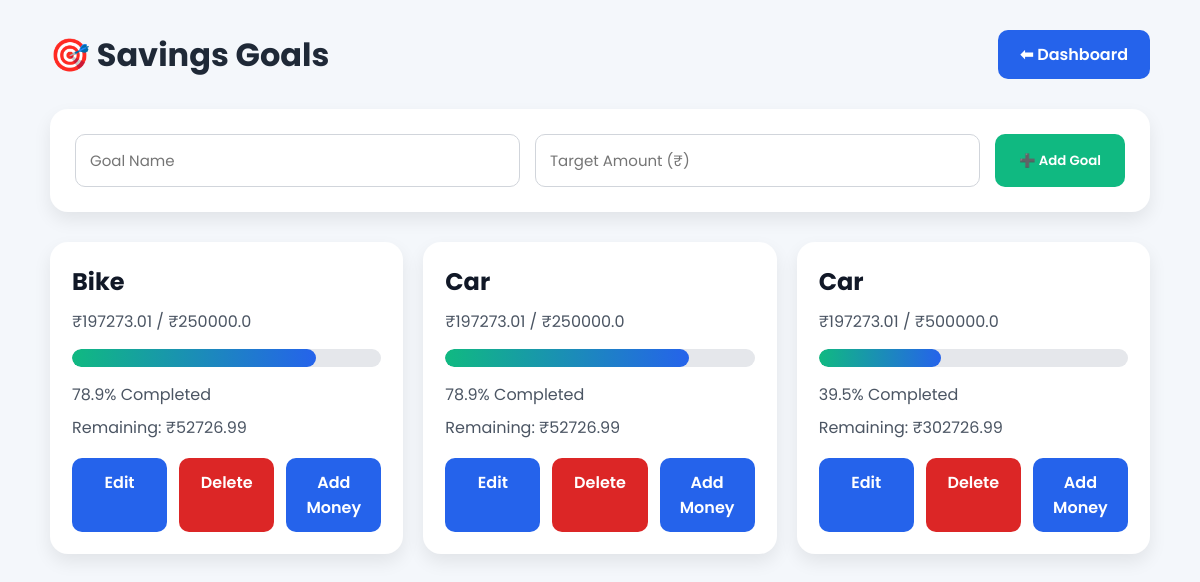
The app's page /savings-goals (signed in) with its own data.
### models/savings_goal.py (models this page shows)
class SavingsGoal(db.Model):
    __tablename__ = "savings_goals"
    id = db.Column(db.Integer, primary_key=True)
    user_id = db.Column(
        db.Integer,
        db.ForeignKey("users.id"),
        nullable=False
    )
    title = db.Column(
        db.String(100),
        nullable=False
    )
    target_amount = db.Column(
        db.Float,
        nullable=False
    )
    saved_amount = db.Column(db.Float, default=0)
    created_at = db.Column(
        db.DateTime,
        server_default=db.func.now()
    )

### app.py (the view, shortened to what this page needs)
@app.route("/savings-goals", methods=["GET", "POST"])
def savings_goals():
    if "user_id" not in session:
        return redirect(url_for("login"))
    user_id = session["user_id"]
    goals = SavingsGoal.query.filter_by(
        user_id=user_id
    ).all()
    income = db.session.query(
        db.func.sum(Transaction.amount)
    ).filter_by(
        user_id=user_id,
        type="Income"
    ).scalar() or 0
    expense = db.session.query(
        db.func.sum(Transaction.amount)
    ).filter_by(
        user_id=user_id,
        type="Expense"
    ).scalar() or 0
    savings = income - expense
    for goal in goals:
        if savings >= goal.target_amount:
            notifications.append({
            "icon": "🎯",
            "message": f"You achieved your goal: {goal.title}"
        })
    return render_template(
        "savings_goals.html",
        goals=goals,
        savings=savings
    )

### templates/savings_goals.html (shortened to what this page needs)
<!DOCTYPE html>
<html lang="en">
<head>
<link rel="stylesheet"
href="{{ url_for('static',
filename='css/savings_goals.css') }}">
</head>
<body>
<div class="container">
<div class="header">
<h1>🎯 Savings Goals</h1>
<a href="{{ url_for('dashboard') }}"
class="back-btn">
⬅ Dashboard
</a>
</div>
<div class="goal-form">
<form method="POST">
<input
type="text"
name="title"
placeholder="Goal Name"
required>
<input
type="number"
step="0.01"
name="target_amount"
placeholder="Target Amount (₹)"
required>
<button type="submit">
➕ Add Goal
</button>
</form>
</div>
<div class="goals">
{% for goal in goals %}
{% set progress=(savings/goal.target_amount)*100 %}
{% if progress>100 %}
{% set progress=100 %}
{% endif %}
<div class="goal-card">
<h2>
{{ goal.title }}
</h2>
<p>
₹{{ savings }}
/
₹{{ goal.target_amount }}
</p>
<div class="progress">
<div
class="progress-bar"
style="width:{{ progress }}%;">
</div>
</div>
<p>
{{ "%.1f"|format(progress) }}%
Completed
</p>
{% if progress>=100 %}
<div class="success">
🎉 Goal Achieved!
</div>
{% else %}
<p>
Remaining:
₹{{ "%.2f"|format(goal.target_amount-savings) }}
</p>
{% endif %}
<div class="goal-actions">
<a
href="{{ url_for('edit_goal', id=goal.id) }}"
class="edit-btn">
 Edit
</a>
<a
href="{{ url_for('delete_goal', id=goal.id) }}"
class="delete-btn"
onclick="return confirm('Delete this goal?')">
 Delete
</a>
<a href="{{ url_for('add_money_to_goal', id=goal.id) }}"
class="edit-btn">
  Add Money
</a>
</div>
</div>
{% endfor %}
</div>
</div>
</body>
</html>

### static/css/savings_goals.css (style rules this page uses)
* { margin:0; padding:0; box-sizing:border-box; font-family:Poppins,sans-serif; }
body { background:#F4F7FB; padding:30px; }
.container { max-width:1100px; margin:auto; }
.header { display:flex; justify-content:space-between; align-items:center; flex-wrap:wrap; gap:15px; margin-bottom:30px; }
.header h1 { color:#1F2937; }
.back-btn { text-decoration:none; background:#2563EB; color:#fff; padding:12px 22px; border-radius:10px; font-weight:600; transition:.3s; }
.goal-form { background:#fff; padding:25px; border-radius:18px; box-shadow:0 8px 18px rgba(0,0,0,.08); margin-bottom:30px; }
.goal-form form { display:flex; gap:15px; flex-wrap:wrap; }
.goal-form input { flex:1; min-width:220px; padding:14px; border:1px solid #D1D5DB; border-radius:10px; outline:none; font-size:15px; }
.goal-form button { background:#10B981; color:#fff; border:none; padding:14px 24px; border-radius:10px; cursor:pointer; font-weight:600; transition:.3s; }
.goals { display:grid; grid-template-columns:repeat(auto-fit,minmax(320px,1fr)); gap:20px; }
.goal-card { background:#fff; padding:22px; border-radius:18px; box-shadow:0 8px 18px rgba(0,0,0,.08); transition:.3s; }
.goal-card h2 { color:#111827; margin-bottom:10px; }
.goal-card p { color:#4B5563; margin:8px 0; }
.progress { width:100%; height:18px; background:#E5E7EB; border-radius:20px; overflow:hidden; margin:15px 0; }
.progress-bar { height:100%; background:linear-gradient(90deg,#10B981,#2563EB); border-radius:20px; transition:width .6s ease; }
.goal-actions { margin-top:18px; display:flex; gap:12px; }
.edit-btn, .delete-btn { flex:1; text-align:center; padding:12px; border-radius:10px; text-decoration:none; font-weight:600; color:white; transition:.3s; }
.edit-btn { background:#2563EB; }
.delete-btn { background:#DC2626; }

### records on screen
SavingsGoal: title "Bike", savings "197273.01", target_amount "250000.0", {{ progress }} 78.909204 (drawn), progress "78.9", goal.target_amount-savings "52726.99"
SavingsGoal: title "Car", savings "197273.01", target_amount "250000.0", {{ progress }} 78.909204 (drawn), progress "78.9", goal.target_amount-savings "52726.99"
SavingsGoal: title "Car", savings "197273.01", target_amount "500000.0", {{ progress }} 39.454602 (drawn), progress "39.5", goal.target_amount-savings "302726.99"
